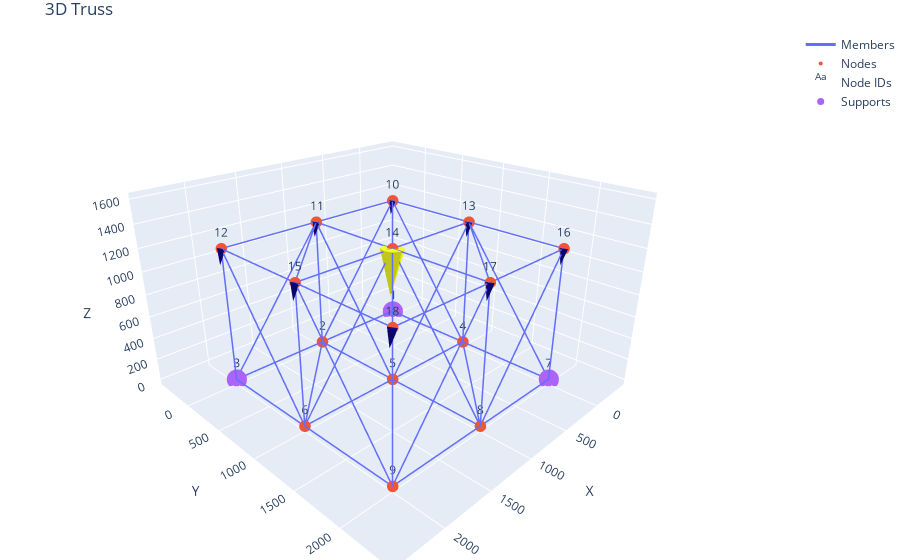

Source (notebook cell):
### Code cell
plot_truss_3d_plotly(
    nodes,
    elements,
    nodes_restrained,
    nodes_loaded,
    show_node_ids=True,
    show_member_ids=False,
    load_scale=0.015,
)

### Figure 1 — Plotly figure (JSON) as saved in the notebook; plotly's stock layout.template omitted (floating-point values rounded to 4 significant figures; data arrays with more than 128 entries replaced by an {"elided": "..."} marker saying what was removed)
{"data": [{"line": {"width": 3}, "mode": "lines", "name": "Members", "type": "scatter3d", "x": {"elided": "159 int values"}, "y": {"elided": "159 int values"}, "z": {"elided": "159 int values"}}, {"marker": {"size": 4}, "mode": "markers", "name": "Nodes", "type": "scatter3d", "x": [0, 1000, 2000, 0, 1000, 2000, 0, 1000, 2000, 0, 1000, 2000, 0, 1000, 2000, 0, 1000, 2000], "y": [0, 0, 0, 1000, 1000, 1000, 2000, 2000, 2000, 0, 0, 0, 1000, 1000, 1000, 2000, 2000, 2000], "z": [0, 0, 0, 0, 0, 0, 0, 0, 0, 1200, 1200, 1200, 1200, 1200, 1200, 1200, 1200, 1200]}, {"mode": "text", "name": "Node IDs", "text": ["1", "2", "3", "4", "5", "6", "7", "8", "9", "10", "11", "12", "13", "14", "15", "16", "17", "18"], "textposition": "top center", "type": "scatter3d", "x": [0, 1000, 2000, 0, 1000, 2000, 0, 1000, 2000, 0, 1000, 2000, 0, 1000, 2000, 0, 1000, 2000], "y": [0, 0, 0, 1000, 1000, 1000, 2000, 2000, 2000, 0, 0, 0, 1000, 1000, 1000, 2000, 2000, 2000], "z": [0, 0, 0, 0, 0, 0, 0, 0, 0, 1200, 1200, 1200, 1200, 1200, 1200, 1200, 1200, 1200]}, {"marker": {"size": 7}, "mode": "markers", "name": "Supports", "type": "scatter3d", "x": [0, 2000, 0], "y": [0, 0, 2000], "z": [0, 0, 0]}, {"anchor": "tail", "name": "Loads", "showscale": false, "sizemode": "absolute", "sizeref": 0.2, "type": "cone", "u": [0.03, 0.03, 0.03, 0.03, 0.03, 0.03, 0.03, 0.03, 0.03], "v": [0, 0, 0, 0, 0, 0, 0, 0, 0], "w": [-0.15, -0.15, -0.15, -0.15, -0.45, -0.15, -0.15, -0.15, -0.15], "x": [0, 1000, 2000, 0, 1000, 2000, 0, 1000, 2000], "y": [0, 0, 0, 1000, 1000, 1000, 2000, 2000, 2000], "z": [1200, 1200, 1200, 1200, 1200, 1200, 1200, 1200, 1200]}], "layout": {"margin": {"b": 0, "l": 0, "r": 0, "t": 30}, "scene": {"aspectmode": "data", "camera": {"eye": {"x": 1.4, "y": 1.4, "z": 0.9}}, "xaxis": {"title": {"text": "X"}}, "yaxis": {"title": {"text": "Y"}}, "zaxis": {"title": {"text": "Z"}}}, "showlegend": true, "title": {"text": "3D Truss"}}}
